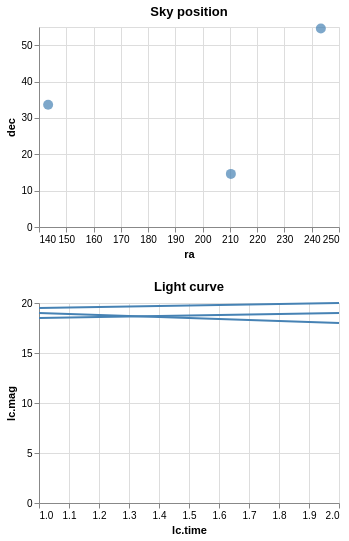

Describe this chart as a Vega-Lite specification.
### Vega specification from a JSON file in a GitHub repository (floating-point values rounded to 4 significant figures)
{"$schema": "https://vega.github.io/schema/vega/v5.json", "description": "Show a line chart corresponding to selected points.", "background": "white", "padding": 5, "width": 300, "data": [{"name": "pts_store"}, {"name": "source_0", "values": [{"id": "001", "ra": 243.3, "dec": "+54.6", "lc": [{"time": 1, "mag": 18.5}, {"time": 2, "mag": 19}]}, {"id": "002", "ra": 210.3, "dec": "+14.6", "lc": [{"time": 1, "mag": 19.5}, {"time": 2, "mag": 20}]}, {"id": "003", "ra": 143.3, "dec": "+33.6", "lc": [{"time": 1, "mag": 19}, {"time": 2, "mag": 18}]}]}, {"name": "data_0", "source": "source_0", "transform": [{"type": "flatten", "fields": ["lc"], "as": ["lc"]}, {"type": "formula", "expr": "datum[\"lc\"] && datum[\"lc\"][\"time\"]", "as": "lc.time"}, {"type": "formula", "expr": "datum[\"lc\"] && datum[\"lc\"][\"mag\"]", "as": "lc.mag"}]}, {"name": "data_1", "source": "data_0", "transform": [{"type": "aggregate", "groupby": ["ra", "dec", "id"], "ops": [], "fields": [], "as": []}, {"type": "filter", "expr": "isValid(datum[\"ra\"]) && isFinite(+datum[\"ra\"]) && isValid(datum[\"dec\"]) && isFinite(+datum[\"dec\"])"}]}, {"name": "data_2", "source": "data_0", "transform": [{"type": "filter", "expr": "!(length(data(\"pts_store\"))) || (vlSelectionTest(\"pts_store\", datum))"}]}], "signals": [{"name": "childHeight", "value": 200}, {"name": "unit", "value": {}, "on": [{"events": "mousemove", "update": "isTuple(group()) ? group() : unit"}]}, {"name": "pts", "update": "vlSelectionResolve(\"pts_store\", \"union\", true)"}], "layout": {"padding": 20, "columns": 1, "bounds": "full", "align": "each"}, "marks": [{"type": "group", "name": "concat_0_group", "title": {"text": "Sky position", "frame": "group"}, "style": "cell", "encode": {"update": {"width": {"signal": "width"}, "height": {"signal": "childHeight"}}}, "signals": [{"name": "pts_tuple", "on": [{"events": [{"source": "scope", "type": "click"}], "update": "datum && item().mark.marktype !== 'group' ? {unit: \"concat_0\", fields: pts_tuple_fields, values: [(item().isVoronoi ? datum.datum : datum)[\"id\"]]} : null", "force": true}, {"events": [{"source": "scope", "type": "dblclick"}], "update": "null"}]}, {"name": "pts_tuple_fields", "value": [{"type": "E", "field": "id"}]}, {"name": "pts_toggle", "value": false, "on": [{"events": [{"source": "scope", "type": "click"}], "update": "event.shiftKey"}, {"events": [{"source": "scope", "type": "dblclick"}], "update": "false"}]}, {"name": "pts_modify", "on": [{"events": {"signal": "pts_tuple"}, "update": "modify(\"pts_store\", pts_toggle ? null : pts_tuple, pts_toggle ? null : true, pts_toggle ? pts_tuple : null)"}]}], "marks": [{"name": "concat_0_marks", "type": "symbol", "style": ["circle"], "interactive": true, "from": {"data": "data_1"}, "encode": {"update": {"opacity": {"value": 0.7}, "fill": [{"test": "!(length(data(\"pts_store\"))) || (vlSelectionTest(\"pts_store\", datum))", "value": "steelblue"}, {"value": "grey"}], "ariaRoleDescription": {"value": "circle"}, "description": {"signal": "\"ra\" + \": \" + (format(datum[\"ra\"], \"\")) + \"; \" + \"dec\" + \": \" + (format(datum[\"dec\"], \"\"))"}, "x": [{"test": "!isValid(datum[\"ra\"]) || !isFinite(+datum[\"ra\"])", "value": 0}, {"scale": "concat_0_x", "field": "ra"}], "y": {"scale": "concat_0_y", "field": "dec"}, "size": {"value": 100}, "shape": {"value": "circle"}}}}], "axes": [{"scale": "concat_0_x", "orient": "bottom", "gridScale": "concat_0_y", "grid": true, "tickCount": {"signal": "ceil(width/40)"}, "domain": false, "labels": false, "aria": false, "maxExtent": 0, "minExtent": 0, "ticks": false, "zindex": 0}, {"scale": "concat_0_y", "orient": "left", "gridScale": "concat_0_x", "grid": true, "tickCount": {"signal": "ceil(childHeight/40)"}, "domain": false, "labels": false, "aria": false, "maxExtent": 0, "minExtent": 0, "ticks": false, "zindex": 0}, {"scale": "concat_0_x", "orient": "bottom", "grid": false, "title": "ra", "labelFlush": true, "labelOverlap": true, "tickCount": {"signal": "ceil(width/40)"}, "zindex": 0}, {"scale": "concat_0_y", "orient": "left", "grid": false, "title": "dec", "labelOverlap": true, "tickCount": {"signal": "ceil(childHeight/40)"}, "zindex": 0}]}, {"type": "group", "name": "concat_1_group", "title": {"text": "Light curve", "frame": "group"}, "style": "cell", "encode": {"update": {"width": {"signal": "width"}, "height": {"signal": "childHeight"}}}, "marks": [{"name": "concat_1_pathgroup", "type": "group", "from": {"facet": {"name": "faceted_path_concat_1_main", "data": "data_2", "groupby": ["id"]}}, "encode": {"update": {"width": {"field": {"group": "width"}}, "height": {"field": {"group": "height"}}}}, "marks": [{"name": "concat_1_marks", "type": "line", "style": ["line"], "sort": {"field": "datum[\"lc.time\"]"}, "interactive": false, "from": {"data": "faceted_path_concat_1_main"}, "encode": {"update": {"stroke": {"value": "steelblue"}, "description": {"signal": "\"lc.time\" + \": \" + (format(datum[\"lc.time\"], \"\")) + \"; \" + \"lc.mag\" + \": \" + (format(datum[\"lc.mag\"], \"\")) + \"; \" + \"id\" + \": \" + (isValid(datum[\"id\"]) ? datum[\"id\"] : \"\"+datum[\"id\"])"}, "x": {"scale": "concat_1_x", "field": "lc\\.time"}, "y": {"scale": "concat_1_y", "field": "lc\\.mag"}, "defined": {"signal": "isValid(datum[\"lc.time\"]) && isFinite(+datum[\"lc.time\"]) && isValid(datum[\"lc.mag\"]) && isFinite(+datum[\"lc.mag\"])"}}}}]}], "axes": [{"scale": "concat_1_x", "orient": "bottom", "gridScale": "concat_1_y", "grid": true, "tickCount": {"signal": "ceil(width/40)"}, "domain": false, "labels": false, "aria": false, "maxExtent": 0, "minExtent": 0, "ticks": false, "zindex": 0}, {"scale": "concat_1_y", "orient": "left", "gridScale": "concat_1_x", "grid": true, "tickCount": {"signal": "ceil(childHeight/40)"}, "domain": false, "labels": false, "aria": false, "maxExtent": 0, "minExtent": 0, "ticks": false, "zindex": 0}, {"scale": "concat_1_x", "orient": "bottom", "grid": false, "title": "lc.time", "labelFlush": true, "labelOverlap": true, "tickCount": {"signal": "ceil(width/40)"}, "zindex": 0}, {"scale": "concat_1_y", "orient": "left", "grid": false, "title": "lc.mag", "labelOverlap": true, "tickCount": {"signal": "ceil(childHeight/40)"}, "zindex": 0}]}], "scales": [{"name": "concat_0_x", "type": "linear", "domain": {"data": "data_1", "field": "ra"}, "range": [0, {"signal": "width"}], "zero": false, "nice": true}, {"name": "concat_0_y", "type": "linear", "domain": {"data": "data_1", "field": "dec"}, "range": [{"signal": "childHeight"}, 0], "nice": true, "zero": true}, {"name": "concat_1_x", "type": "linear", "domain": {"data": "data_2", "field": "lc\\.time"}, "range": [0, {"signal": "width"}], "zero": false, "nice": true}, {"name": "concat_1_y", "type": "linear", "domain": {"data": "data_2", "field": "lc\\.mag"}, "range": [{"signal": "childHeight"}, 0], "nice": true, "zero": true}]}
